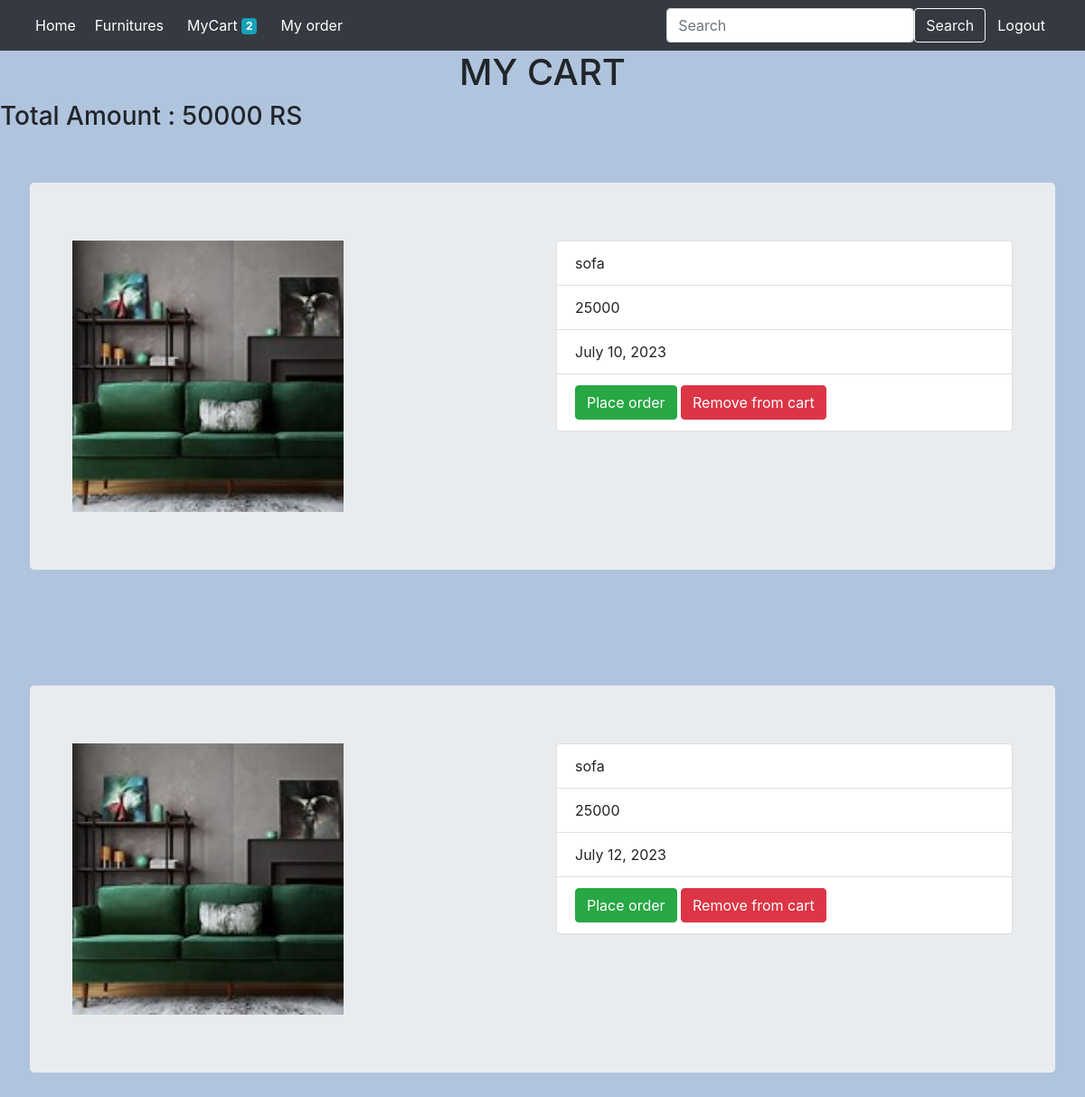
/cust/vcart (signed in), run on the app's committed database.
### cutomer/models.py (models this page shows)
class Cart(models.Model):
    product=models.ForeignKey(Product,on_delete=models.CASCADE)
    user=models.ForeignKey(User,on_delete=models.CASCADE)
    date=models.DateField(auto_now_add=True)
    status=models.CharField(max_length=100,default="cart")

### store/models.py (models this page shows)
class Product(models.Model):
    name=models.CharField(max_length=100)
    price=models.IntegerField()
    image=models.ImageField(upload_to="product_images")
    description=models.CharField(max_length=500)
    category=models.CharField(max_length=100)

### cutomer/views.py (the view)
# urls.py: path('vcart',Cartview.as_view(),name="vcart"),
@method_decorator(signin_required,name="dispatch")
class Cartview(ListView):
    template_name="cartview.html"
    model=Cart
    context_object_name="cartitem"
    def get_queryset(self):
        cart=Cart.objects.filter(user=self.request.user,status="cart")
        total=Cart.objects.filter(user=self.request.user,status="cart").aggregate(tot=Sum("product__price"))
        return {"items":cart,"total":total}

### cutomer/context_processor.py (called while the page is built)
def cart_count(request):
    if request.user.is_authenticated:
        cnt=Cart.objects.filter(user=request.user,status="cart").count()
        return{"count":cnt}
    else:
        return {"count":0}

### cutomer/views.py (called while the page is built)
def signin_required(fn):
    def inner(request,*args, **kwargs):
     if request.user.is_authenticated:
         return fn(request,*args,**kwargs)
     else:
         return redirect("log")
    return inner

### cutomer/templates/cartview.html (shortened to what this page needs)
{% extends 'nav.html' %}
{% block nav %}
<h1 align="center">MY CART</h1>
  <h3>Total Amount : {{cartitem.total.tot}} RS </h3>
{% for i in cartitem.items %}
<div class="p-5">
<div class="row jumbotron">
    <div class="col">
        <img height="300px" src="{{i.product.image.url}}" alt="">
    </div>
    <div class="col">
        <ul class="list-group">
            <li class="list-group-item">
                {{i.product.name}}
            </li>
            <li class="list-group-item">
                {{i.product.price}}
            </li>
            <li class="list-group-item">
                {{i.date}}
            </li>
            <li class="list-group-item">
                <a href="{% url 'checkout' i.id %}" class="btn btn-success">Place order</a>
               <a href="{% url 'delcart' i.id %}" class="btn btn-danger">Remove from cart</a>
            </li>
        </ul>
    </div>
</div>
</div>
{% endfor %}
{% endblock nav %}

### cutomer/templates/nav.html (style rules this page uses)
body { background-color:lightsteelblue }

### data on the page
Cart: product.image (picture), product.name "sofa", product.price "25000", date "July 10, 2023"
Cart: product.image (picture), product.name "sofa", product.price "25000", date "July 12, 2023"

### other printed values
{{ count }} "2"
{{ cartitem.total.tot }} "50000"
